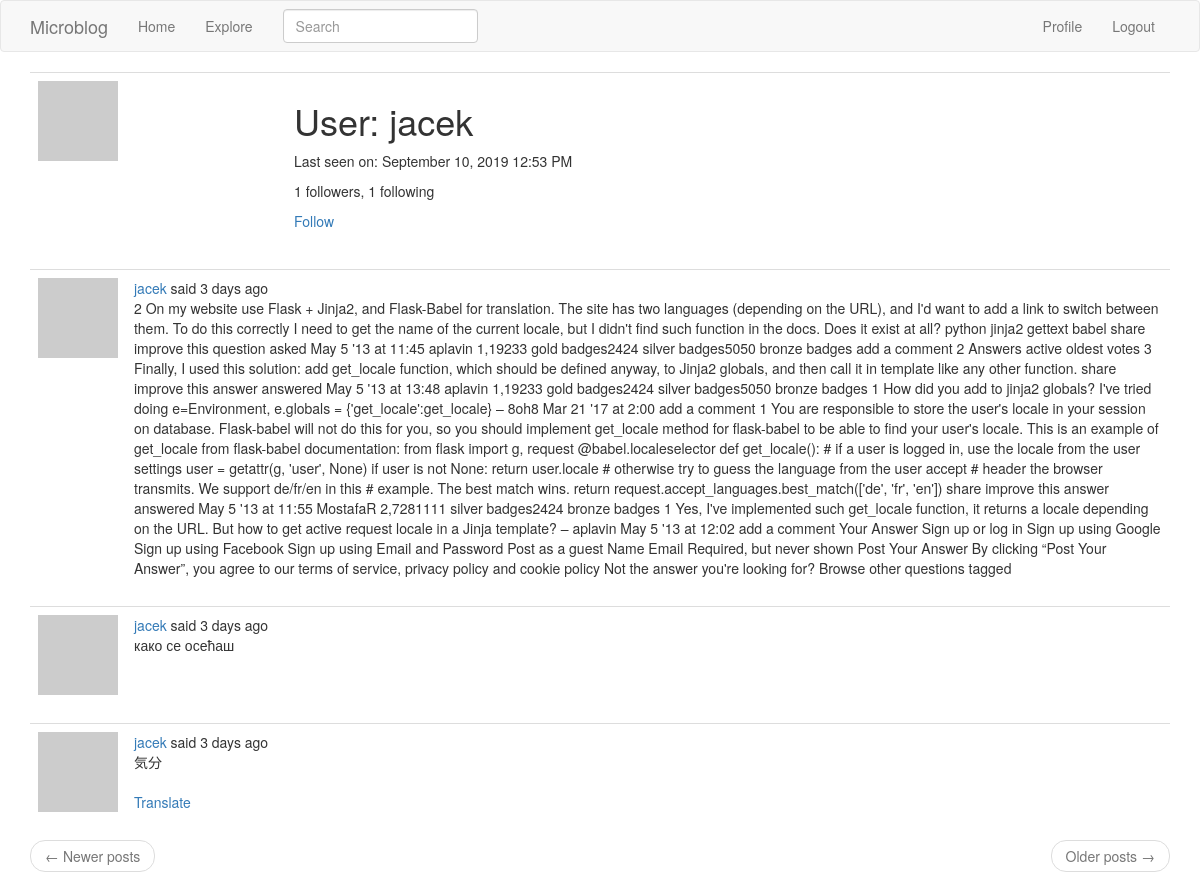
Page /user/jacek (signed in) on the committed database.
### app/models.py (models this page shows, shortened)
class User(UserMixin, db.Model):
    id = db.Column(db.Integer, primary_key=True)
    username = db.Column(db.String(64), index=True, unique=True)
    email = db.Column(db.String(120), index=True, unique=True)
    password_hash = db.Column(db.String(128))
    posts = db.relationship('Post', backref='author', lazy='dynamic')
    about_me = db.Column(db.String(140))
    last_seen = db.Column(db.DateTime, default=datetime.utcnow)
    followed = db.relationship('User',
                               secondary=followers,
                               primaryjoin=(followers.c.follower_id == id),
                               secondaryjoin=(followers.c.followed_id == id),
                               backref=db.backref('followers', lazy='dynamic'),
                               lazy='dynamic')
    def avatar(self, size):
        digest = md5(self.email.lower().encode('utf-8')).hexdigest()
        return 'https://www.gravatar.com/avatar/{}?d=identicon&s={}'.format(
            digest, size)
    def is_following(self, user):
        return self.followed.filter(
            followers.c.followed_id == user.id).count() > 0

class SearchableMixin(object):
    @classmethod
    def before_commit(cls, session):
        session._changes = {
            'add': [obj for obj in session.new if isinstance(obj, cls)],
            'update': [obj for obj in session.dirty if isinstance(obj, cls)],
            'delete': [obj for obj in session.deleted if isinstance(obj, cls)]
        }
    @classmethod
    def after_commit(cls, session):
        for obj in session._changes['add']:
            add_to_index(cls.__tablename__, obj)
        for obj in session._changes['update']:
            add_to_index(cls.__tablename__, obj)
        for obj in session._changes['delete']:
            remove_from_index(cls.__tablename__, obj)
        session._changes = None

class Post(SearchableMixin, db.Model):
    id = db.Column(db.Integer, primary_key=True)
    body = db.Column(db.String(140))
    timestamp = db.Column(db.DateTime, index=True, default=datetime.utcnow)
    user_id = db.Column(db.Integer, db.ForeignKey('user.id'))
    language = db.Column(db.String(5))
    __searchable__ = ['body']

### app/main/routes.py (the view)
@bp.route('/user/<username>')
@login_required
def user(username):
    user = User.query.filter_by(username=username).first_or_404()
    page = request.args.get('page', 1, type=int)
    posts = user.posts.order_by(Post.timestamp.desc()).paginate(
        page, current_app.config['POSTS_PER_PAGE'], False)
    next_url = url_for('main.user',
                       username=user.username,
                       page=posts.next_num) if posts.has_next else None
    prev_url = url_for('main.user',
                       username=user.username,
                       page=posts.prev_num) if posts.has_prev else None
    return render_template('user.html',
                           user=user,
                           posts=posts.items,
                           next_url=next_url,
                           prev_url=prev_url)

### app/main/forms.py
class SearchForm(FlaskForm):
    q = StringField(_l('Search'), validators=[DataRequired()])
    def __init__(self, *args, **kwargs):
        if 'formdata' not in kwargs:
            kwargs['formdata'] = request.args
        if 'csrf_enabled' not in kwargs:
            kwargs['csrf_enabled'] = False
        super(SearchForm, self).__init__(*args, **kwargs)

### app/main/routes.py (called while the page is built)
@bp.before_app_request
def before_request():
    if current_user.is_authenticated:
        current_user.last_seen = datetime.utcnow()
        db.session.commit()
        g.search_form = SearchForm()
    g.locale = str(get_locale())

### app/models.py (called while the page is built)
@login.user_loader
def load_user(id):
    return User.query.get(int(id))

### app/templates/user.html (shortened to what this page needs)
{% extends "base.html" %}
{% block app_content %}
    <table class="table table-hover">
        <tr>
            <td width="256px"><img src="{{ user.avatar(256) }}"></td>
            <td>
                <h1>{{ _('User') }}: {{ user.username }}</h1>
                {% if user.last_seen %}
                <p>{{ _('Last seen on') }}: {{ moment(user.last_seen).format('LLL') }}</p>
                {% endif %}
                <p>{{ _('%(count)d followers', count=user.followers.count()) }}, {{ _('%(count)d following', count=user.followed.count()) }}</p>
                {% if user == current_user %}
                <p><a href="{{ url_for('main.edit_profile') }}">{{ _('Edit your profile') }}</a></p>
                {% elif not current_user.is_following(user) %}
                <p><a href="{{ url_for('main.follow', username=user.username) }}">{{ _('Follow') }}</a></p>
                {% else %}
                <p><a href="{{ url_for('main.unfollow', username=user.username) }}">{{ _('Unfollow') }}</a></p>
                {% endif %}
            </td>
        </tr>
    </table>
    {% for post in posts %}
        {% include '_post.html' %}
    {% endfor %}
    <nav aria-label="...">
        <ul class="pager">
            <li class="previous{% if not prev_url %} disabled{% endif %}">
                <a href="{{ prev_url or '#' }}">
                    <span aria-hidden="true">&larr;</span> {{ _('Newer posts') }}
                </a>
            </li>
            <li class="next{% if not next_url %} disabled{% endif %}">
                <a href="{{ next_url or '#' }}">
                    {{ _('Older posts') }} <span aria-hidden="true">&rarr;</span>
                </a>
            </li>
        </ul>
    </nav>
{% endblock %}

### app/templates/_post.html (shortened to what this page needs)
    <table class="table table-hover">
        <tr>
            <td width="70px">
                <a href="{{ url_for('main.user', username=post.author.username) }}">
                    <img src="{{ post.author.avatar(70) }}" />
                </a>
            </td>
            <td>
                {{ _('%(username)s said %(when)s',
                    username=user_link, when=moment(post.timestamp).fromNow()) }}
                <br>
                <span id="post{{ post.id }}">{{ post.body }}</span>
                {% if post.language and post.language != g.locale %}
                <br><br>
                <span id="translation{{ post.id }}">
                    <a href="javascript:translate(
                                '#post{{ post.id }}',
                                '#translation{{ post.id }}',
                                '{{ post.language }}',
                                '{{ g.locale }}');">{{ _('Translate') }}</a>
                </span>
                {% endif %}
            </td>
        </tr>
    </table>

### rows in the picture
User: username "jacek", last_seen "September 10, 2019 12:53 PM"
Post: body "2 On my website use Flask + Jinja2, and Flask-Babel for translation. The site has two languages (depending on the URL), and I'd want to add a link to switch between them. To do this correctly I need to get the name of the current locale, but I didn't find such function in the docs. Does it exist at all? python jinja2 gettext babel share improve this question asked May 5 '13 at 11:45 aplavin 1,19233 gold badges2424 silver badges5050 bronze badges add a comment 2 Answers active oldest votes 3 Finally, I used this solution: add get_locale function, which should be defined anyway, to Jinja2 globals, and then call it in template like any other function. share improve this answer answered May 5…"
Post: body "како се осећаш"
Post: body "気分"
